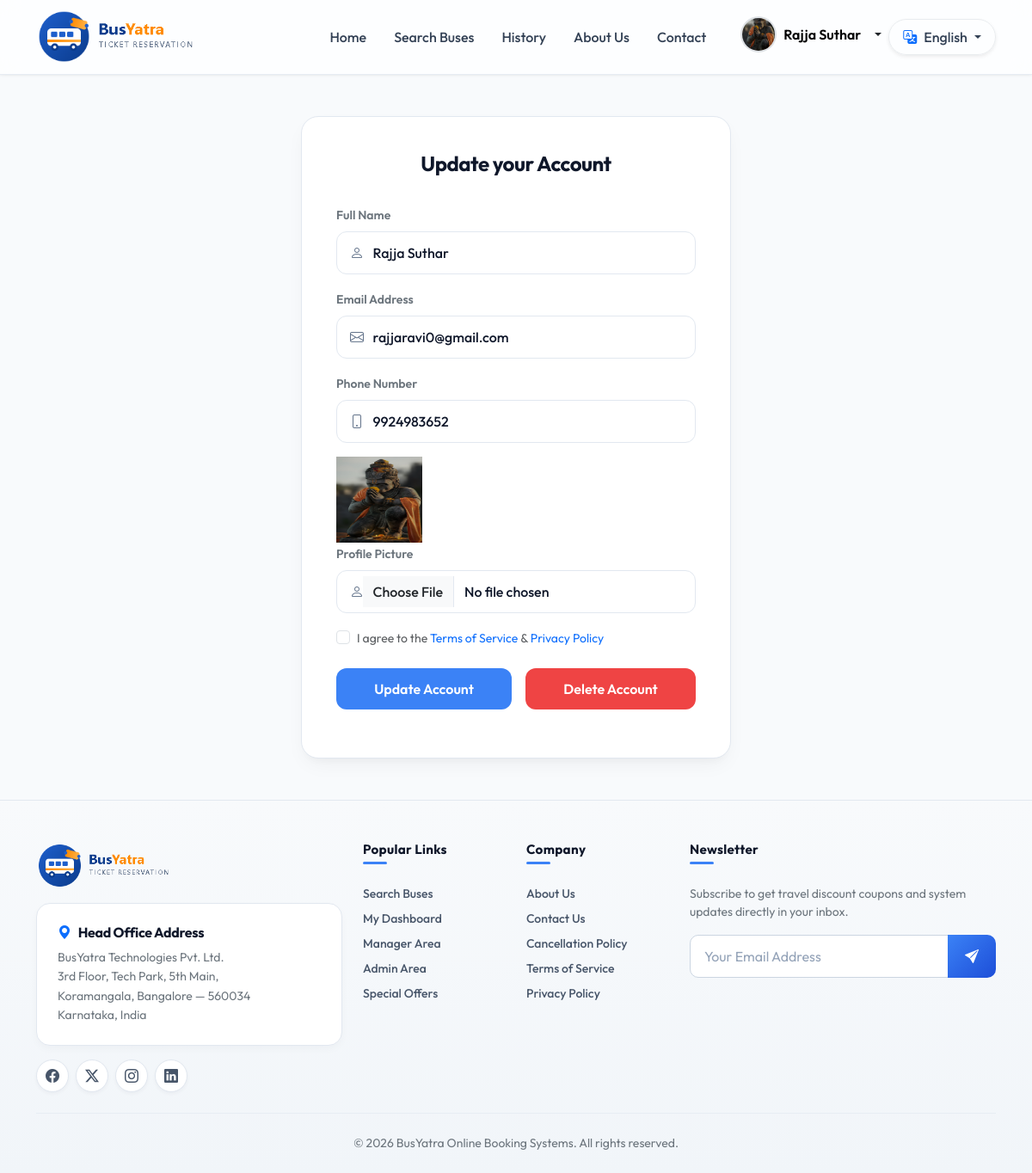
The page /account/ (signed in) on the database its author committed.
### Bus/models.py (models this page shows, shortened)
class User(models.Model):
    name = models.CharField(max_length=100)
    email = models.EmailField(unique=True)
    phone = models.CharField(max_length=15, unique=True)
    password = models.CharField(max_length=100)
    profile =models.ImageField(default='', upload_to='profile/')
    usertype = models.CharField(max_length=20, default="customer")

### Bus/views.py (the view, shortened to what this page needs)
# urls.py: path('account/', views.account, name='account'),
def account(request):
    email = request.session.get('email')
    if not email:
        return redirect('login')
    try:
        user = User.objects.get(email=email)
    except User.DoesNotExist:
        return redirect('login')
    return render(request, 'account.html', {'user': user})

### Bus/context_processors.py (called while the page is built)
def login_user(request):
    email = request.session.get('email')
    if email:
        try:
            user = User.objects.get(email=email)
            return {'login_user': user}
        except User.DoesNotExist:
            pass
    return {'login_user': None}

### Bus/templates/account.html (shortened to what this page needs)
{% extends 'base.html' %}
{% load static %}
{% block content %}
<main class="flex-grow-1 d-flex align-items-center justify-content-center py-5">
    <div class="auth-card" style="max-width: 500px;">
        <div class="auth-header text-center">
            <h4 class="text-navy-dark mb-1">Update your Account</h4>
        </div>
        <form method="POST" action="{% url 'account' %}" id="account" enctype="multipart/form-data">
            <div class="mb-3">
                <label for="fullName" class="form-label fw-semibold text-secondary small">Full Name</label>
                <div class="input-group-custom">
                    <input type="text" class="form-control" id="fullName" name="name" value="{{ user.name }}" required>
                </div>
            </div>
            <div class="mb-3">
                <label for="email" class="form-label fw-semibold text-secondary small">Email Address</label>
                <div class="input-group-custom">
                    <input type="email" class="form-control" id="email" name="email" value="{{ user.email }}" readonly
                        required>
                </div>
            </div>
            <div class="mb-3">
                <label for="phoneNumber" class="form-label fw-semibold text-secondary small">Phone Number</label>
                <div class="input-group-custom">
                    <input type="tel" class="form-control" id="phoneNumber" name="mobile" value="{{ user.phone }}"
                        required>
                </div>
            </div>
            <img src="{{ user.profile.url }}" style="height: 100px; width: 100px;">
            <div class="mb-3">
                <label for="profile" class="form-label fw-semibold text-secondary small">Profile Picture</label>
                <div class="input-group-custom">
                    <input type="file" class="form-control" id="profile" name="profile">
                </div>
            </div>
            <div class="mb-4">
                <div class="form-check">
                    <input type="checkbox" class="form-check-input" id="termsCheck" required>
                    <label class="form-check-label text-muted small" for="termsCheck">
                        I agree to the <a href="#" class="text-primary text-decoration-none">Terms of Service</a> & <a
                            href="#" class="text-primary text-decoration-none">Privacy Policy</a>
                    </label>
                </div>
            </div>
            <div class="d-flex gap-3 mb-3">
                <button type="submit" class="btn btn-primary-custom flex-grow-1 py-2.5 fs-6" id="signUpBtn">
                    <span id="btnText">Update Account</span>
                </button>
                <a href="{% url 'delete_account' %}" class="btn btn-danger btn-danger-custom flex-grow-1 py-2.5 fs-6 d-flex align-items-center justify-content-center text-white" onclick="return confirm('Are you sure you want to delete your account? This action cannot be undone.');">
                    Delete Account
                </a>
            </div>
        </form>
    </div>
</main>
{% endblock %}

### Bus/templates/base.html (shortened to what this page needs)
{% load static %}
<!DOCTYPE html>
<html lang="en">
<head>
    <link href="https://cdn.jsdelivr.net/npm/bootstrap@5.3.2/dist/css/bootstrap.min.css" rel="stylesheet">
    <link href="https://cdn.jsdelivr.net/npm/bootstrap-icons@1.11.2/font/bootstrap-icons.min.css" rel="stylesheet">
    <link rel="stylesheet" href="{% static 'assets/css/style.css' %}?v=1.2">
    <link rel="stylesheet" href="https://cdn.jsdelivr.net/npm/swiper@11/swiper-bundle.min.css" />
</head>
<body>
    <nav class="navbar navbar-expand-lg navbar-custom sticky-top">
        <div class="container">
            <a class="navbar-brand d-flex align-items-center" href="{% url 'index' %}">
                <img src="{% static 'assets/images/logo.png' %}" alt="BusYatra Logo" height="65">
            </a>
            <div class="collapse navbar-collapse" id="navbarNav">
                <ul class="navbar-nav ms-auto align-items-center">
                    <li class="nav-item">
                        <a class="nav-link" href="{% url 'index' %}">Home</a>
                    </li>
                    <li class="nav-item">
                        <a class="nav-link" href="{% url 'bus_list' %}">Search Buses</a>
                    </li>
                    <li class="nav-item">
                        <a class="nav-link" href="{% url 'my_orders' %}">History</a>
                    </li>
                    <li class="nav-item">
                        <a class="nav-link" href="{% url 'about' %}">About Us</a>
                    </li>
                    <li class="nav-item">
                        <a class="nav-link" href="{% url 'contact' %}">Contact</a>
                    </li>
                    <li class="nav-item ms-lg-3 mt-2 mt-lg-0 d-flex align-items-center gap-2" id="navUserArea">
                        {% if request.session.email %}
                        <div class="dropdown profile-dropdown">
                            {% if login_user and login_user.profile and login_user.profile.name %}
                            <a href="#"
                                class="dropdown-toggle ms-2 d-inline-flex align-items-center gap-2 text-dark text-decoration-none"
                                role="button" data-bs-toggle="dropdown" data-bs-offset="0,8" aria-expanded="false"
                                title="{{ login_user.name|default:request.session.name }}">
                                <img src="{{ login_user.profile.url }}" width="42" height="42"
                                    class="rounded-circle border border-2 object-fit-cover">
                                <span class="fw-semibold text-black notranslate" style="color: #000 !important;">{{ login_user.name|default:request.session.name }}</span>
                            </a>
                            {% endif %}
                        </div>
                        {% else %}
                        <a href="{% url 'login' %}" class="btn btn-outline-nav btn-sm">
                            <i class="bi bi-box-arrow-in-right me-1"></i>Login
                        </a>
                        {% endif %}
                    </li>
                    <li class="nav-item dropdown ms-lg-2 mt-2 mt-lg-0">
                        <a class="nav-link dropdown-toggle d-inline-flex align-items-center gap-1 bg-white border border-light-subtle rounded-pill px-3 py-1 shadow-sm text-dark fw-medium"
                            href="#" role="button" id="languageDropdown" data-bs-toggle="dropdown"
                            aria-expanded="false">
                            <i class="bi bi-translate text-primary me-1 fs-6"></i>
                            <span id="selectedLanguageText">English</span>
                        </a>
                    </li>
                </ul>
            </div>
        </div>
    </nav>
    {% block content %}
    {% endblock %}
    <footer class="footer-custom pt-5 pb-4">
        <div class="container">
            <div class="row gy-4">
                <div class="col-md-4">
                    <a class="d-inline-block mb-3" href="{% url 'index' %}">
                        <img src="{% static 'assets/images/logo.png' %}" alt="BusYatra Logo" height="55">
                    </a>
                    <div class="footer-card p-4 mb-3">
                        <h6 class="fw-bold text-navy-dark mb-2 d-flex align-items-center">
                            <i class="bi bi-geo-alt-fill me-2 text-primary"></i>Head Office Address
                        </h6>
                        <p class="small mb-0 text-secondary" style="line-height: 1.6;">
                            BusYatra Technologies Pvt. Ltd.<br>
                            3rd Floor, Tech Park, 5th Main,<br>
                            Koramangala, Bangalore — 560034<br>
                            Karnataka, India
                        </p>
                    </div>
                    <div class="d-flex gap-2">
                        <a href="#" class="footer-social-icon" aria-label="Facebook"><i class="bi bi-facebook"></i></a>
                        <a href="#" class="footer-social-icon" aria-label="Twitter"><i class="bi bi-twitter-x"></i></a>
                        <a href="#" class="footer-social-icon" aria-label="Instagram"><i
                                class="bi bi-instagram"></i></a>
                        <a href="#" class="footer-social-icon" aria-label="LinkedIn"><i class="bi bi-linkedin"></i></a>
                    </div>
                </div>
                <div class="col-md-2 col-6">
                    <h6 class="footer-heading mb-4">Popular Links</h6>
                    <ul class="list-unstyled small mb-0">
                        <li class="mb-2"><a href="{% url 'bus_list' %}" class="text-decoration-none">Search Buses</a>
                        </li>
                        <li class="mb-2"><a href="{% url 'user_dashboard' %}" class="text-decoration-none">My
                                Dashboard</a></li>
                        <li class="mb-2"><a href="{% url 'manager_dashboard' %}" class="text-decoration-none">Manager
                                Area</a></li>
                        <li class="mb-2"><a href="{% url 'admin_dashboard' %}" class="text-decoration-none">Admin
                                Area</a></li>
                        <li class="mb-2"><a href="#" class="text-decoration-none">Special Offers</a></li>
                    </ul>
                </div>
                <div class="col-md-2 col-6">
                    <h6 class="footer-heading mb-4">Company</h6>
                    <ul class="list-unstyled small mb-0">
                        <li class="mb-2"><a href="{% url 'about' %}" class="text-decoration-none">About Us</a></li>
                        <li class="mb-2"><a href="{% url 'contact' %}" class="text-decoration-none">Contact Us</a></li>
                        <li class="mb-2"><a href="#" class="text-decoration-none">Cancellation Policy</a></li>
                        <li class="mb-2"><a href="#" class="text-decoration-none">Terms of Service</a></li>
                        <li class="mb-2"><a href="#" class="text-decoration-none">Privacy Policy</a></li>
                    </ul>
                </div>
                <div class="col-md-4">
                    <h6 class="footer-heading mb-4">Newsletter</h6>
                    <p class="small mb-3 text-secondary">Subscribe to get travel discount coupons and system updates
                        directly in your inbox.</p>
                    <div class="input-group">
                        <input type="email" class="form-control" placeholder="Your Email Address"
                            aria-label="Your Email Address">
                        <button class="btn btn-subscribe" type="button" aria-label="Subscribe">
                            <i class="bi bi-send-fill"></i>
                        </button>
                    </div>
                </div>
            </div>
            <hr class="my-4">
            <div class="row align-items-center">
                <div class="col-md-12 text-center small text-secondary">
                    &copy; 2026 BusYatra Online Booking Systems. All rights reserved.
                </div>
            </div>
        </div>
    </footer>
</body>
</html>

### rows shown on the page
User: profile (picture), name "Rajja Suthar", email "rajjaravi0@gmail.com", mobile "9924983652"
